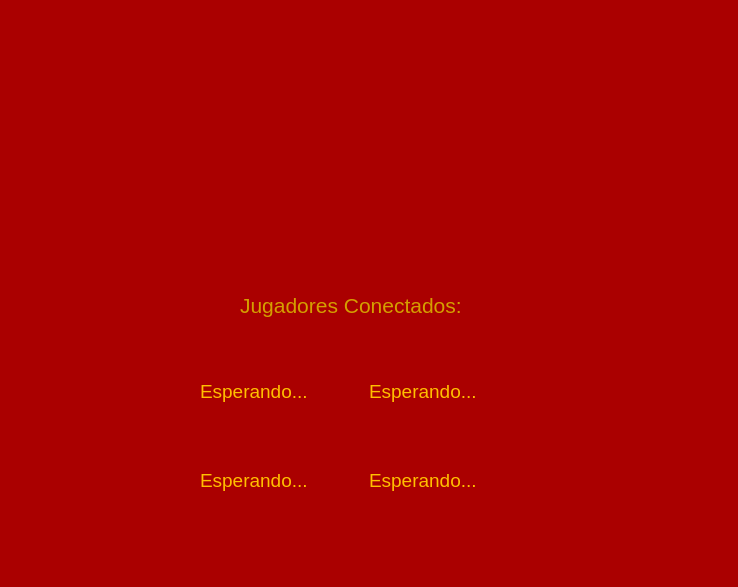
<?xml version="1.0" encoding="UTF-8"?>
<ui version="4.0">
 <class>mainwindow</class>
 <widget class="QWidget" name="mainwindow">
  <property name="geometry">
   <rect>
    <x>0</x>
    <y>0</y>
    <width>738</width>
    <height>587</height>
   </rect>
  </property>
  <property name="windowTitle">
   <string>DCColonos</string>
  </property>
  <property name="styleSheet">
   <string notr="true">background-color: rgb(170, 0, 0);</string>
  </property>
  <widget class="QLabel" name="logo_widget">
   <property name="enabled">
    <bool>true</bool>
   </property>
   <property name="geometry">
    <rect>
     <x>130</x>
     <y>70</y>
     <width>481</width>
     <height>201</height>
    </rect>
   </property>
   <property name="text">
    <string/>
   </property>
   <property name="pixmap">
    <pixmap>../../sprites/Otros/Logo_sol.png</pixmap>
   </property>
   <property name="scaledContents">
    <bool>true</bool>
   </property>
  </widget>
  <widget class="QLabel" name="searching_players">
   <property name="geometry">
    <rect>
     <x>240</x>
     <y>290</y>
     <width>221</width>
     <height>31</height>
    </rect>
   </property>
   <property name="font">
    <font>
     <pointsize>16</pointsize>
    </font>
   </property>
   <property name="styleSheet">
    <string notr="true">color: rgb(212, 159, 0);</string>
   </property>
   <property name="text">
    <string>Jugadores Conectados:</string>
   </property>
  </widget>
  <widget class="QWidget" name="gridLayoutWidget">
   <property name="geometry">
    <rect>
     <x>200</x>
     <y>350</y>
     <width>331</width>
     <height>171</height>
    </rect>
   </property>
   <layout class="QGridLayout" name="gridLayout">
    <item row="0" column="0">
     <widget class="QLabel" name="player1">
      <property name="font">
       <font>
        <pointsize>14</pointsize>
       </font>
      </property>
      <property name="styleSheet">
       <string notr="true">color: rgb(255, 191, 0);</string>
      </property>
      <property name="text">
       <string>Esperando...</string>
      </property>
     </widget>
    </item>
    <item row="1" column="1">
     <widget class="QLabel" name="player4">
      <property name="font">
       <font>
        <pointsize>14</pointsize>
       </font>
      </property>
      <property name="styleSheet">
       <string notr="true">color: rgb(255, 191, 0);</string>
      </property>
      <property name="text">
       <string>Esperando...</string>
      </property>
     </widget>
    </item>
    <item row="1" column="0">
     <widget class="QLabel" name="player3">
      <property name="font">
       <font>
        <pointsize>14</pointsize>
       </font>
      </property>
      <property name="styleSheet">
       <string notr="true">color: rgb(255, 191, 0);</string>
      </property>
      <property name="text">
       <string>Esperando...</string>
      </property>
     </widget>
    </item>
    <item row="0" column="1">
     <widget class="QLabel" name="player2">
      <property name="font">
       <font>
        <pointsize>14</pointsize>
       </font>
      </property>
      <property name="styleSheet">
       <string notr="true">color: rgb(255, 191, 0);</string>
      </property>
      <property name="text">
       <string>Esperando...</string>
      </property>
     </widget>
    </item>
   </layout>
  </widget>
  <zorder>searching_players</zorder>
  <zorder>gridLayoutWidget</zorder>
  <zorder>logo_widget</zorder>
 </widget>
 <resources/>
 <connections/>
</ui>
